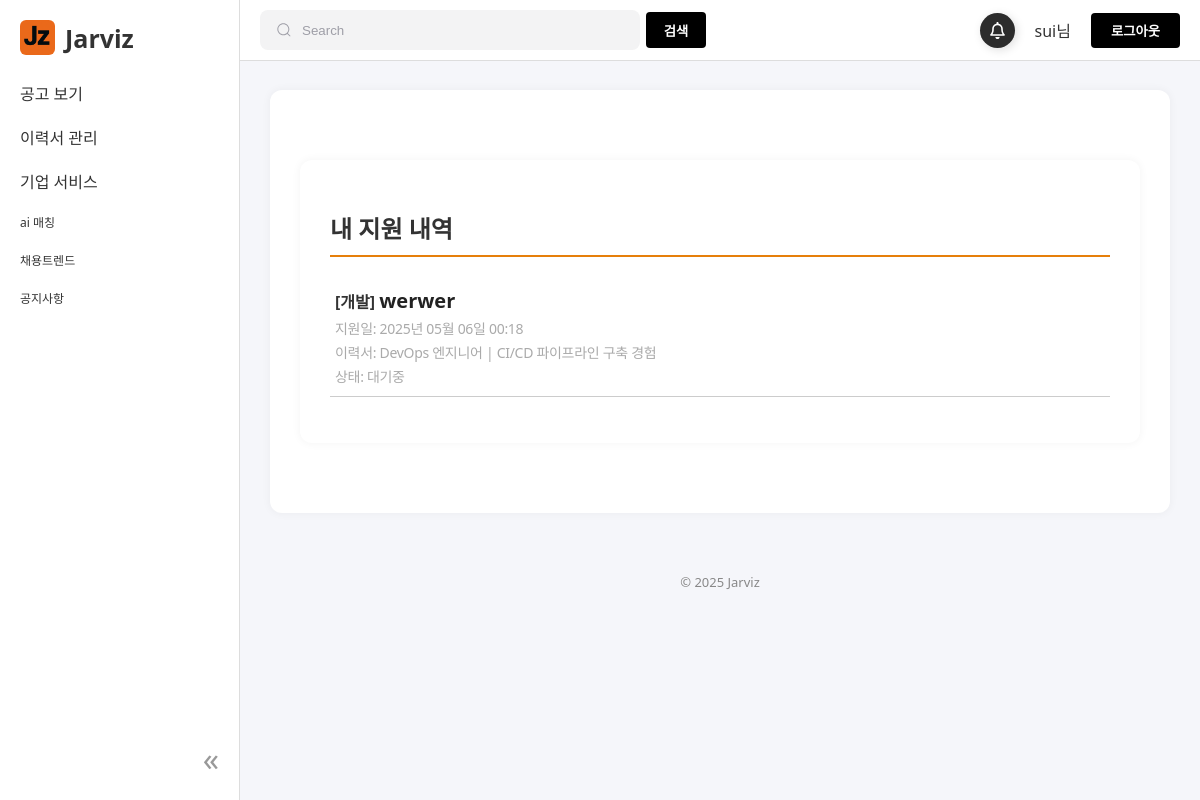
/applications/ (signed in), run on the app's committed database.
### accounts/models.py (models this page shows, shortened)
class UserAccount(AbstractBaseUser, PermissionsMixin):
    username = models.CharField(max_length=30, unique=True)
    email = models.EmailField()
    full_name = models.CharField(max_length=100, blank=True, null=True)
    is_company = models.BooleanField(default=False)
    company_name = models.CharField(max_length=100, blank=True, null=True)
    contact_person = models.CharField(max_length=50, blank=True, null=True)
    phone_number = models.CharField(max_length=20, blank=True, null=True)
    company_website = models.URLField(blank=True, null=True)
    is_active = models.BooleanField(default=True)
    is_staff = models.BooleanField(default=False)
    groups = models.ManyToManyField(
        Group,
        related_name='useraccount_groups',
        blank=True
    )
    user_permissions = models.ManyToManyField(
        Permission,
        related_name='useraccount_permissions',
        blank=True
    )
    objects = UserAccountManager()
    USERNAME_FIELD = 'username'
    REQUIRED_FIELDS = ['email']

### workhub/models.py (models this page shows, shortened)
class Application(models.Model):
    STATUS_CHOICES = [
        ('pending', '대기중'),
        ('reviewed', '검토중'),
        ('accepted', '합격'),
        ('rejected', '불합격'),
    ]
    user = models.ForeignKey(
        settings.AUTH_USER_MODEL,
        on_delete=models.CASCADE,
        related_name='applications'
    )
    resume = models.ForeignKey(
        Resume,
        on_delete=models.CASCADE,
        related_name='applications'
    )
    job = models.ForeignKey(
        JobPost,
        on_delete=models.CASCADE,
        related_name='applications'
    )
    cover_letter = models.TextField(blank=True)
    status = models.CharField(max_length=20, choices=STATUS_CHOICES, default='pending')
    applied_at = models.DateTimeField(auto_now_add=True)
    class Meta:
        unique_together = ('resume', 'job')
        ordering = ['-applied_at']

class JobPost(models.Model):
    employer = models.ForeignKey(
        User,
        on_delete=models.CASCADE,
        limit_choices_to={'is_company': True},
        related_name='workhub_jobposts'
    )
    title = models.CharField(max_length=200)
    description = models.TextField()
    category = models.CharField(max_length=20, choices=CATEGORY_CHOICES)
    location = models.CharField(max_length=100)
    salary = models.CharField(max_length=100)
    deadline = models.DateField()
    created_at = models.DateTimeField(auto_now_add=True)
    tech_stack = models.ManyToManyField(TechStack, blank=True)
    views = models.PositiveIntegerField(default=0)  # 조회수
    applicants = models.PositiveIntegerField(default=0)  # 지원자 수
    class Meta:
        ordering = ['-created_at']

class Resume(models.Model):
    user = models.ForeignKey(User, on_delete=models.CASCADE)
    title = models.CharField(max_length=200)
    content = models.TextField()
    uploaded_file = models.FileField(upload_to='resumes/%Y/%m/%d/', blank=True, null=True)
    category = models.CharField(max_length=20, choices=CATEGORY_CHOICES)
    tech_stack = models.ManyToManyField(TechStack, blank=True)
    created_at = models.DateTimeField(auto_now_add=True)

### workhub/views.py (the view)
# urls.py: path('applications/', MyApplicationsView.as_view(), name='my_applications'),
class MyApplicationsView(LoginRequiredMixin, ListView):
    model = Application
    template_name = 'user/my_applications.html'
    context_object_name = 'applications'
    def get_queryset(self):
        return Application.objects.select_related('job', 'resume').filter(user=self.request.user).order_by('-applied_at')

### workhub/context_processors.py (called while the page is built)
def latest_job_post(request):
    if request.user.is_authenticated and request.user.is_company:
        latest_job = JobPost.objects.filter(employer=request.user).order_by('-created_at').first()
        return {'latest_job': latest_job}
    return {}

### templates/user/my_applications.html (shortened to what this page needs)
{% extends "base.html" %}
{% load static %}
{% block content %}
<link rel="stylesheet" href="{% static 'css/resume.css' %}">
<div class="resume-container">
  <h2 class="resume-title">내 지원 내역</h2>
  {% if applications %}
    <ul class="resume-list">
      {% for app in applications %}
        <li class="resume-list-item-line">
          <div class="resume-list-left">
            <strong>[{{ app.job.get_category_display }}]</strong>
            <a href="{% url 'workhub:public_job_detail' app.job.pk %}" class="resume-title-link">
              {{ app.job.title }}
            </a>
            <div class="resume-date">지원일: {{ app.applied_at|date:"Y년 m월 d일 H:i" }}</div>
            <div class="resume-date">이력서: {{ app.resume.title }}</div>
            <div class="resume-date">상태: {{ app.get_status_display }}</div>
          </div>
        </li>
      {% endfor %}
    </ul>
  {% else %}
    <p>지원한 공고가 없습니다.</p>
  {% endif %}
</div>
{% endblock %}

### templates/base.html (shortened to what this page needs)
{% load static %}
<!DOCTYPE html>
<html lang="ko">
<head>
  <link rel="stylesheet" href="{% static 'css/base.css' %}">
</head>
<body class="{% if user.is_authenticated and user.is_staff %}is-employer{% endif %}">
  <div class="sidebar">
    <div class="sidebar-header">
      <div class="sidebar-logo-container">
        <a href="/" class="sidebar-logo">
          <img src="{% static 'images/JZ.png' %}" alt="홈">
          <h2>Jarviz</h2>
        </a>
      </div>
    </div>
    <nav>
      <ul>
        <li class="dropdown">
          <div class="dropdown-toggle">공고 보기</div>
        </li>
        <li class="dropdown">
          <div class="dropdown-toggle">이력서 관리</div>
        </li>
        <li class="dropdown">
          <div class="dropdown-toggle">기업 서비스</div>
        </li>
        <li class="single-item">ai 매칭</li>
        <li class="single-item">채용트렌드</li>
        <li class="single-item">공지사항</li>
      </ul>
    </nav>
    <div class="sidebar-footer">
      <span class="sidebar-toggle" id="sidebarToggle">«</span>
    </div>
  </div>
  <div class="gnb">
    <div class="search-group">
      <input class="input" type="search" placeholder="Search" />
      <button type="submit" class="search-btn">검색</button>
    </div>
    <div class="user-menu">
      <button class="bell-button">
      </button>
      {% if user.is_authenticated %}
        <span>{{ user.username }}님</span>
        <form method="post" action="{% url 'accounts:logout' %}" style="display:inline;">
          <button class="gnb-login-btn" onclick="location.href='{% url 'accounts:logout' %}'">로그아웃</button>
        </form>
      {% else %}
        <button type="button" class="gnb-login-btn" onclick="location.href='{% url 'accounts:login' %}'">로그인</button>
      {% endif %}
    </div>
  </div>
  <main class="main">
    <div class="container">
      {% block content %}{% endblock %}
    </div>
    <footer>
      <p>© 2025 Jarviz</p>
    </footer>
  </main>
</body>
</html>

### static/css/base.css (style rules this page uses)
body { margin: 0; font-family: 'Segoe UI', Tahoma, Geneva, Verdana, sans-serif; background-color: #f5f6fa; color: #333; }
.sidebar { position: fixed; top: 0; left: 0; width: 240px; height: 100vh; background-color: #ffffff; border-right: 1px solid #ddd; padding: 20px; box-sizing: border-box; transition: width 0.3s ease; z-index: 1001; }
.sidebar-logo-container { display: flex; align-items: center; justify-content: space-between; }
.sidebar-logo { display: flex; align-items: center; text-decoration: none; color: inherit; }
.sidebar-logo img { width: 35px; height: 35px; margin-right: 10px; border-radius: 6px; }
.sidebar h2 { font-size: 25px; margin: 0; }
.sidebar-toggle { font-size: 32px; cursor: pointer; color: #999; }
.sidebar ul { list-style: none; padding: 0; }
.sidebar li { padding: 10px 0; cursor: pointer; }
.sidebar li.single-item { font-size: 12px; }
.sidebar-footer { position: absolute; bottom: 20px; right: 20px; }
.gnb { position: fixed; top: 0; left: 240px; right: 0; height: 60px; background-color: #ffffff; border-bottom: 1px solid #ddd; display: flex; align-items: center; justify-content: space-between; padding: 0 20px; transition: left 0.3s ease; z-index: 1000; }
.search-group { display: flex; line-height: 28px; align-items: center; position: relative; max-width: 100%; gap: 6px; }
.input { width: 380px; height: 40px; line-height: 28px; padding: 0 1rem; padding-left: 2.5rem; border: 2px solid transparent; border-radius: 8px; outline: none; background-color: #f3f3f4; color: #0d0c22; transition: 0.3s ease; }
.input::placeholder { color: #9e9ea7; }
.icon { position: absolute; left: 1rem; fill: #9e9ea7; width: 1rem; height: 1rem; }
.search-btn { height: 36px; width: 60px; padding: 0 12px; background-color: black; color: #ffffff; font-weight: bold; border: none; border-radius: 4px; cursor: pointer; transition: background-color 0.3s ease, color 0.3s ease; }
.gnb .user-menu { display: flex; align-items: center; gap: 20px; }
.gnb-login-btn { padding: 8px 20px; background-color: black; color: #ffffff; font-weight: bold; border: none; border-radius: 4px; cursor: pointer; transition: background-color 0.3s ease, color 0.3s ease; }
.main { margin-left: 240px; margin-top: 60px; transition: margin-left 0.3s ease; padding: 30px; }
.container { max-width: 1200px; margin: 0 auto; background: #fff; padding: 30px; border-radius: 12px; box-shadow: 0 0 10px rgba(0,0,0,0.05); }
footer { text-align: center; color: #888; font-size: 13px; margin-top: 60px; }
.bell-button { width: 35px; height: 35px; position: relative; display: flex; align-items: center; justify-content: center; background-color: rgb(44, 44, 44); border-radius: 50%; cursor: pointer; transition-duration: .3s; box-shadow: 2px 2px 10px rgba(0, 0, 0, 0.13); border: none; overflow: visible; }
.bell { width: 17px ; height: 17px ; display: inline-block; }

### static/css/resume.css (style rules this page uses)
.resume-container { background: white; padding: 30px; border-radius: 12px; box-shadow: 0 0 10px rgba(0,0,0,0.05); max-width: 800px; margin: 40px auto; }
.resume-title { font-size: 24px; margin-bottom: 20px; border-bottom: 2px solid rgb(230, 127, 10); padding-bottom: 10px; }
.resume-list { list-style: none; padding: 0; }
.resume-list-item-line { display: flex; justify-content: space-between; align-items: center; padding: 10px 5px; border-bottom: 1px solid #ccc; }
.resume-title-link { font-size: 20px; font-weight: bold; color: #222; text-decoration: none; }
.resume-date { font-size: 14px; color: #aaa; margin-top: 4px; letter-spacing: -0.3px; }

### data on the page
UserAccount: username "sui"
Application: job.category "개발", job "werwer", applied_at "2025년 05월 06일 00:18", resume "DevOps 엔지니어 | CI/CD 파이프라인 구축 경험", status "대기중"
